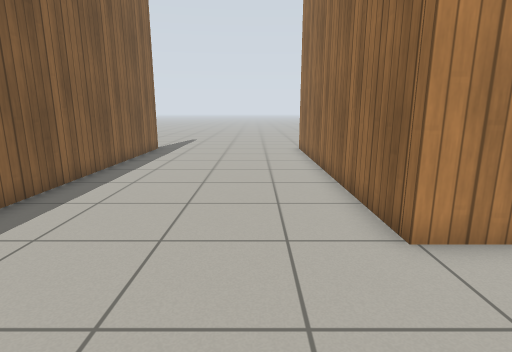
[1] (above)

14 first-person views from a walk through a robot-simulator world made for Gazebo. The camera is 1 m above the floor, tilts 12° down and sees 80° across. The floor is counted in squares, 0.5 m on a side. Each view is taken from the middle of a square. On the plan, view 1 faces up. The plan holds only what a view shows up to about 17 squares ahead; the rest is blank. Simple patterns stand in for the simulator's built-in surfaces.

[2]
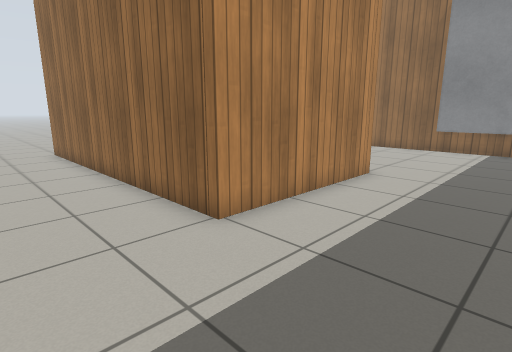

[3]
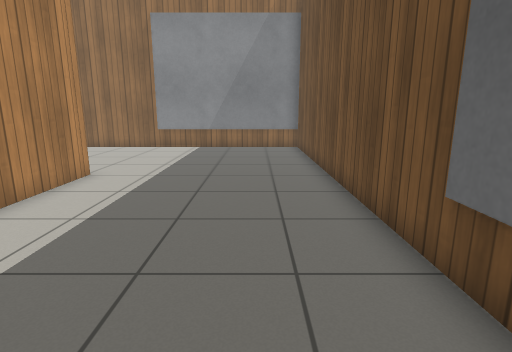

[4]
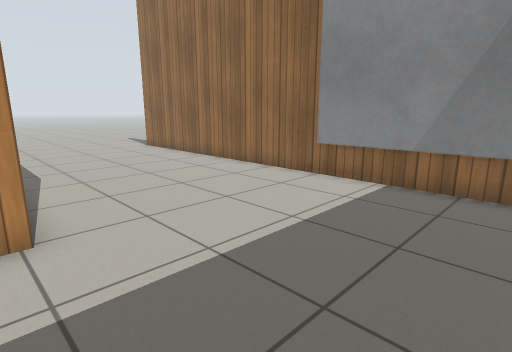

[5]
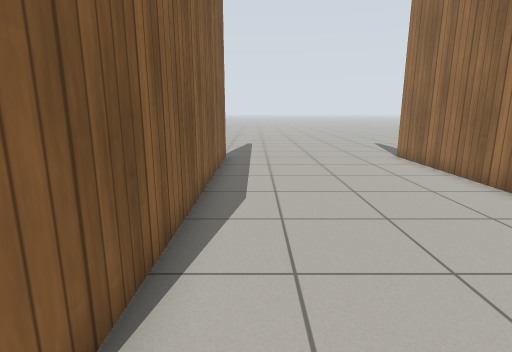

[6]
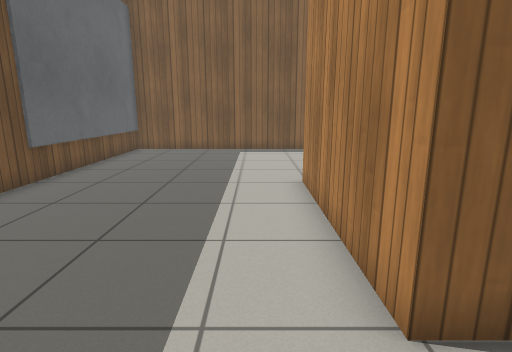

[7]
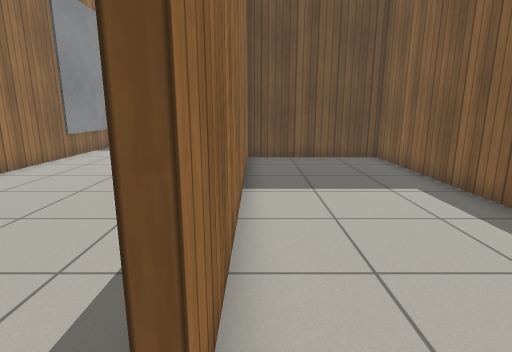

[8]
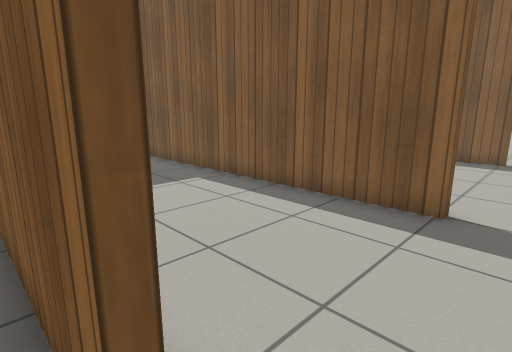

[9]
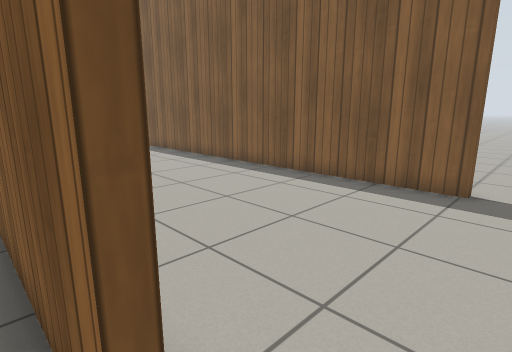

[10]
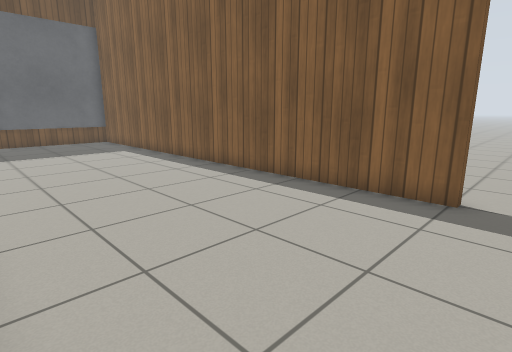

[11]
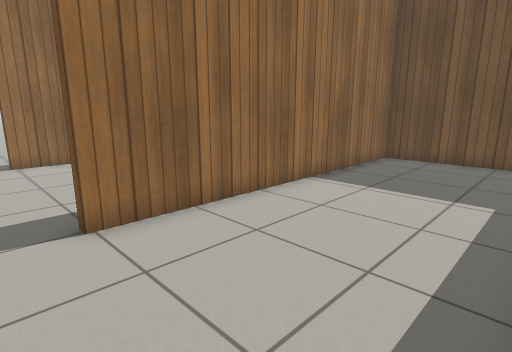

[12]
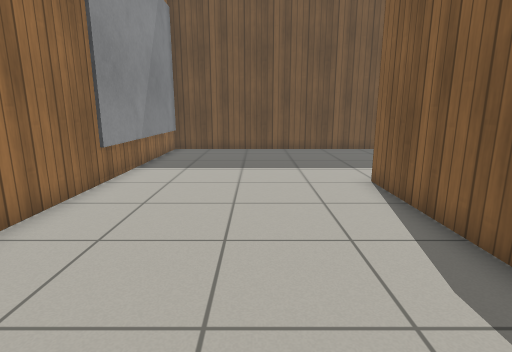

[13]
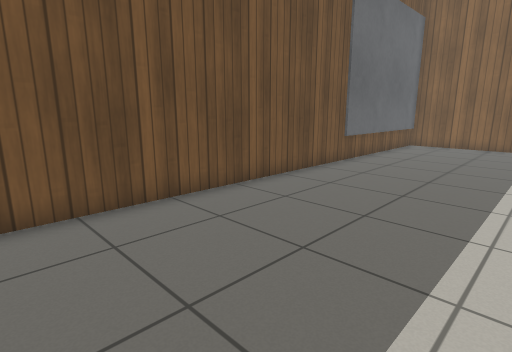

[14]
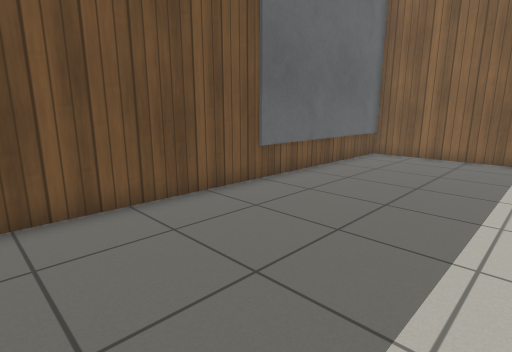

### Floor plan
Points are (right, up) in squares from view 1. A wall is a line through its corners. A room is listed if a view was taken in it or the views show most of it. See-through windows are left out.
Room 1 (views 1, 2, 3, 4, 5, 6, 8, 9, 10, 11, 12, 13, 14)
walls: (8.3, 16.7) (8.7, 16.7) (8.7, 4.3) (2.4, 4.3) (2.4, 16.7) (2.6, 16.7); (-5.4, 16.7) (-5.4, -3.3) (16.4, -3.3) (16.4, 16.7)
ways out: opening at (3, 17.5) to room 2; opening at (9, 17.5) to room 2; opening at (-5, 17.5); opening at (17, 17.5)
Room 2 (view 7)
walls: (2.6, 16.7) (2.6, 4.6) (8.3, 4.6) (8.3, 16.7)
ways out: opening at (3, 17.5) to room 1; opening at (9, 17.5) to room 1

Positions as (right, up) in squares from view 1, and headings:
1: (0, 0), facing up
2: (-1, 0), facing up-right
3: (-1, -1), facing right
4: (8, -1), facing up-right
5: (10, 3), facing up
6: (11, 3), facing left
7: (8, 18), facing down
8: (9, 18), facing down-left
9: (3, 18), facing down-left
10: (2, 18), facing down-left
11: (3, 18), facing down-right
12: (12, 13), facing down
13: (14, 3), facing down-left
14: (9, 3), facing down-left
